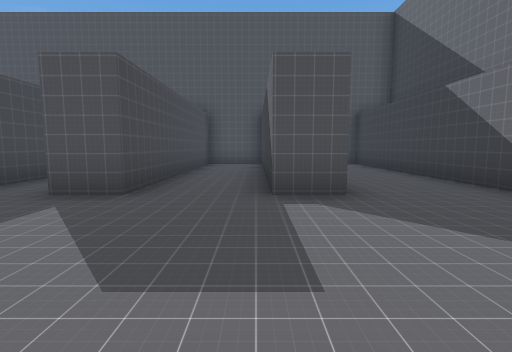
[1] (above)

23 first-person views from a walk through a level from a Godot 3-D game. The camera is 1.3 m above the floor, tilts 6° down and sees 85° across. The floor is counted in squares, 2 m on a side. Each view is taken from the middle of a square. On the plan, view 1 faces up. The plan holds only what a view shows up to about 9 squares ahead; the rest is blank. The place goes on beyond the plan. Characters and animated objects are left out. Some surface patterns are stand-ins.

[2]
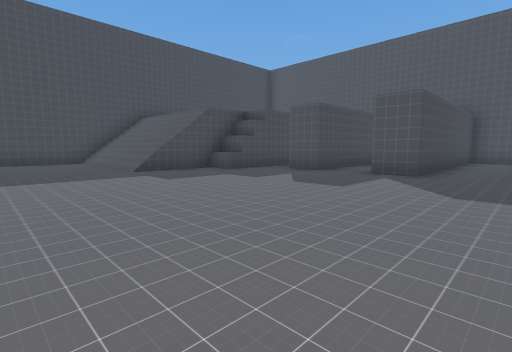

[3]
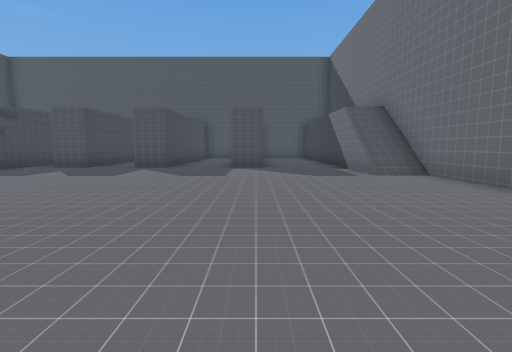

[4]
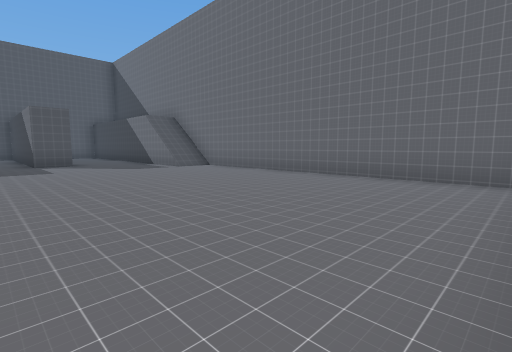

[5]
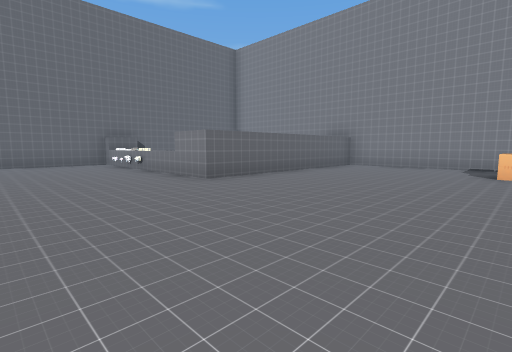

[6]
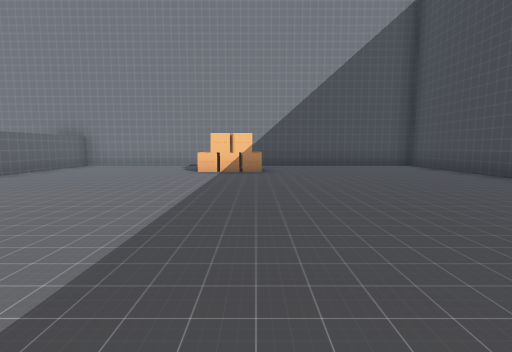

[7]
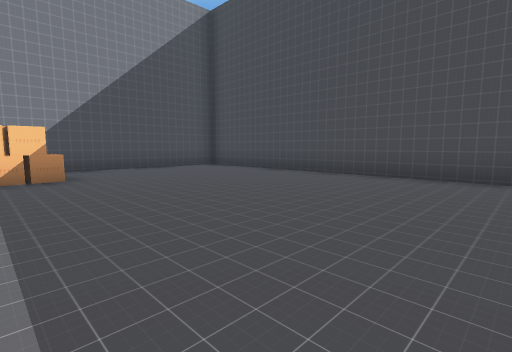

[8]
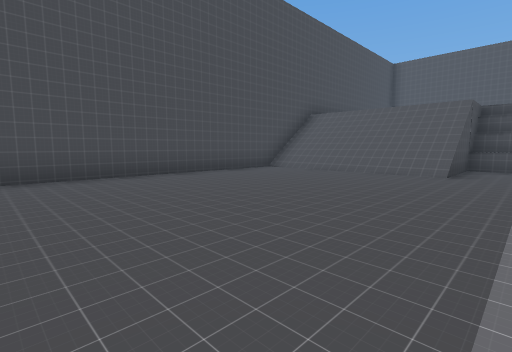

[9]
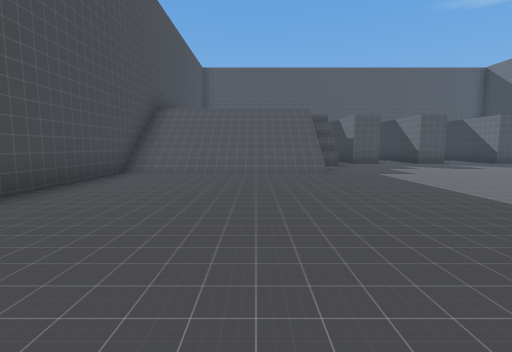

[10]
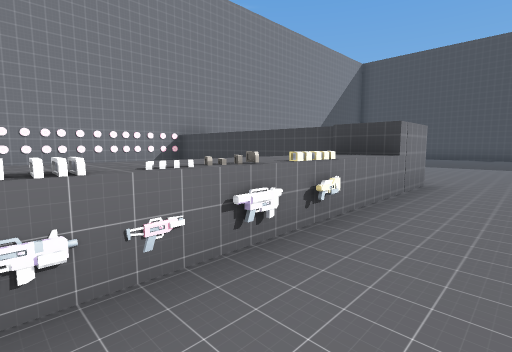

[11]
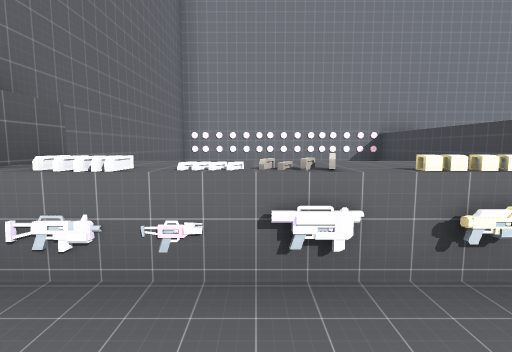

[12]
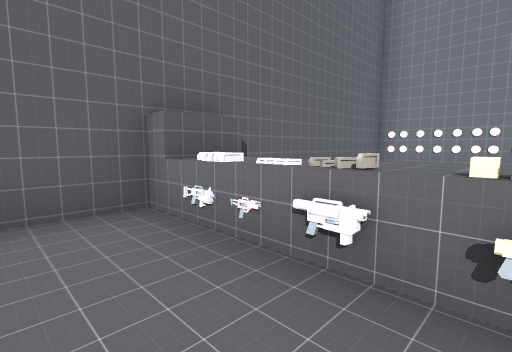

[13]
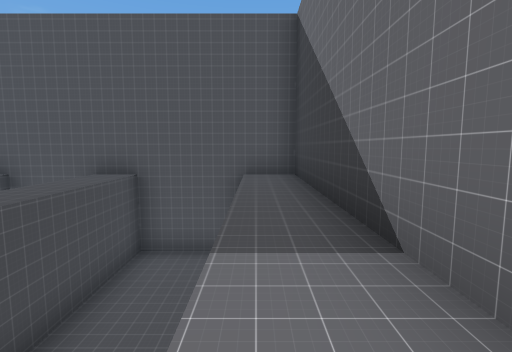

[14]
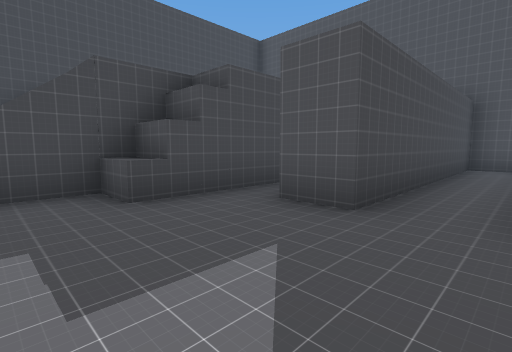

[15]
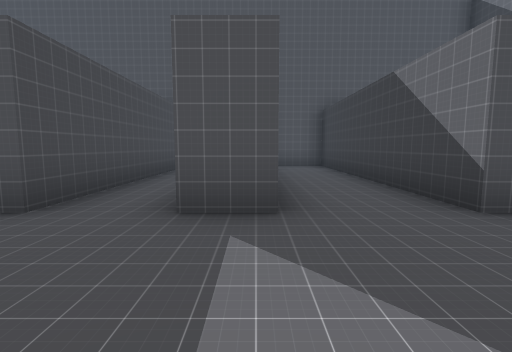

[16]
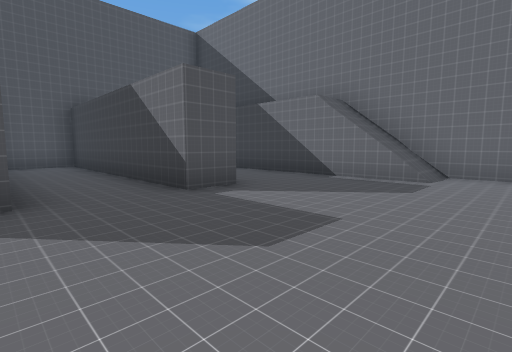

[17]
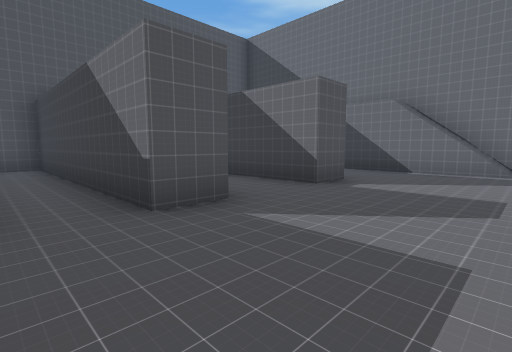

[18]
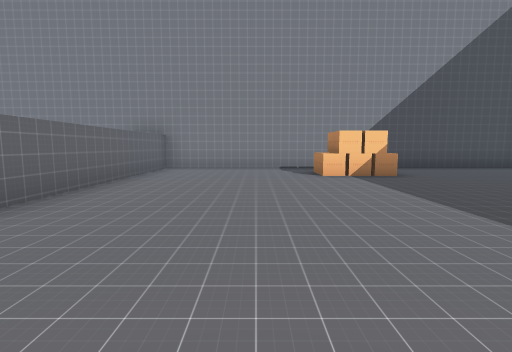

[19]
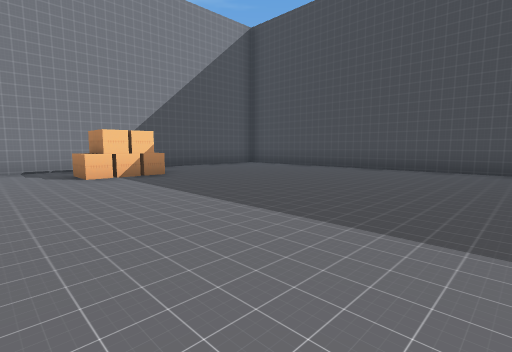

[20]
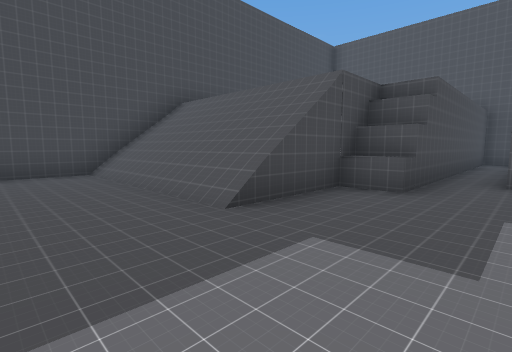

[21]
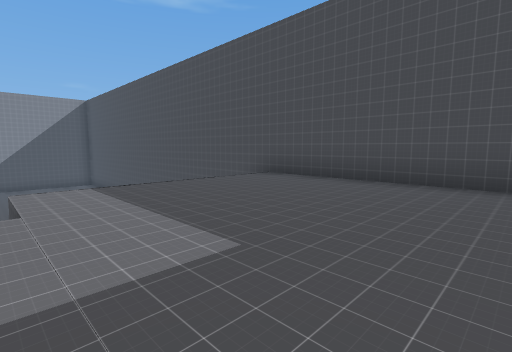

[22]
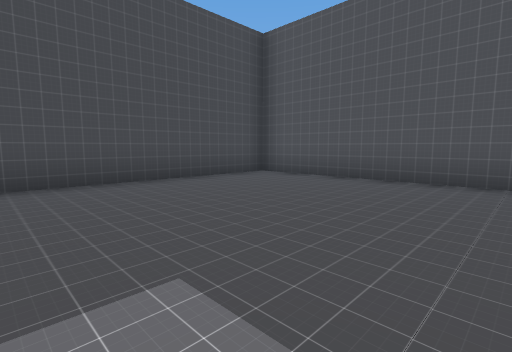

[23]
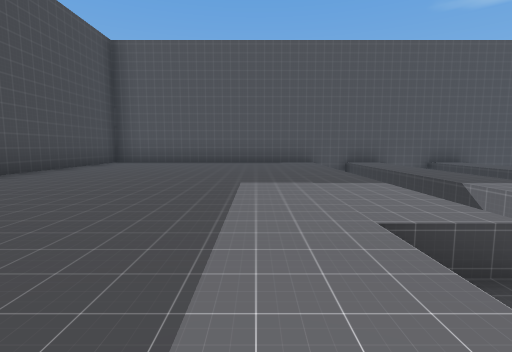

### Floor plan
Key: @ floor where view 1 was taken; # wall or solid block; . main floor; : floor 3.75 m higher than the main floor; / step, stairs or slope; ^ raised ledge; B box; O other object.
Columns run from 13 left of view 1 to 5 right of it. Each row starts with its distance up from view 1.
 11 ###################
 10 #::::::.#..#..#..:#
  9 #::::::.#..#..#..:#
  8 #::::::.#..#..#..:#
  7 #::::::.#..#..#..:#
  6 #::::::.#..#..#..:#
  5 #::::::.#..#..#..:#
  4 #::::::.#..#..#..:#
  3 #:::::^........../#
  2 #/////.........../#
  1 #/////............#
  0 #/////.......@....#
 -1 #.................#
 -2 #.................#
 -3 #.................#
 -4 #.................#
 -5 #.................#
 -6 #.................#
 -7 #.............^...#
 -8 #...........##^^^^#
 -9 #...........##    #
-10 #...........##    #
-11 #...........##    #
-12 #.....OB....##    #
-13 #...........##OOOO#
-14 ###################

Positions as (right, up) in squares from view 1, and headings:
1: (0, 0), facing up
2: (0, -3), facing up-left
3: (1, -5), facing up
4: (-1, -7), facing up-right
5: (-6, -4), facing down-right
6: (-7, -4), facing down
7: (-6, -5), facing down-left
8: (-6, -7), facing up-left
9: (-9, -7), facing up
10: (4, -6), facing down-left
11: (3, -6), facing down
12: (2, -6), facing down-right
13: (4, 4), facing up
14: (-3, 1), facing up-left
15: (-2, 1), facing up
16: (-2, 0), facing up-right
17: (-4, 1), facing up-right
18: (-4, -5), facing down
19: (-4, -5), facing down-left
20: (-5, -2), facing up-left
21: (-7, 7), facing down-left
22: (-7, 5), facing up-left
23: (-8, 2), facing up
